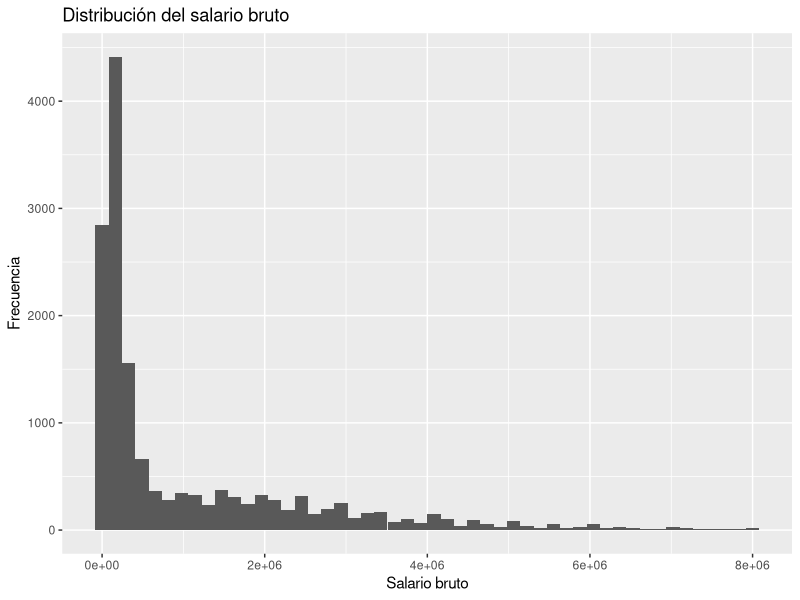
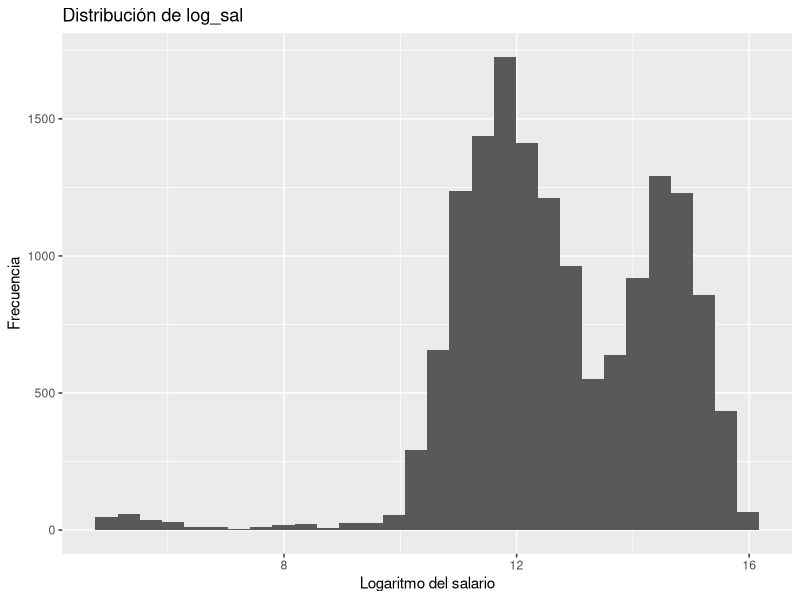
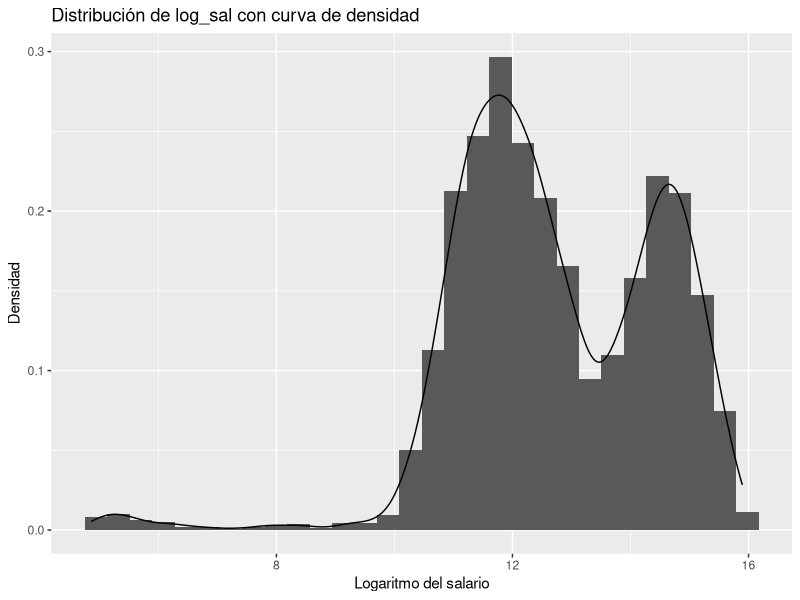
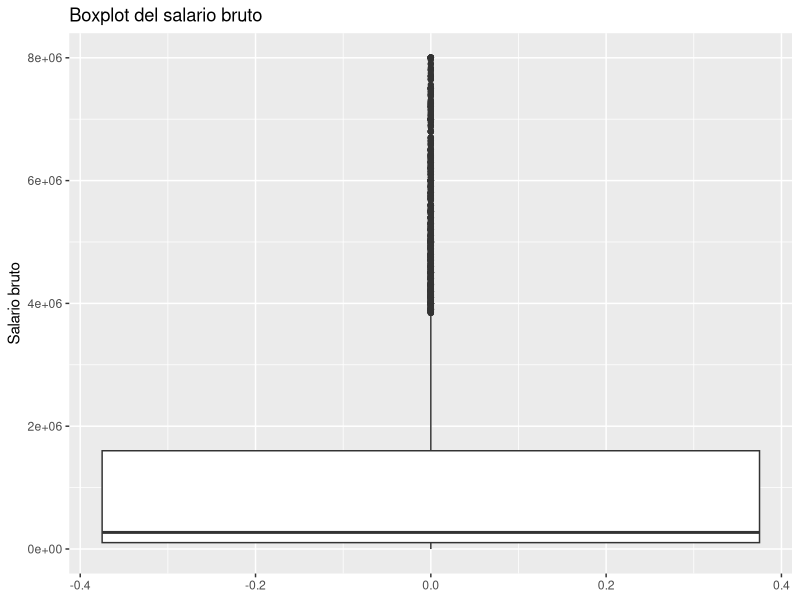
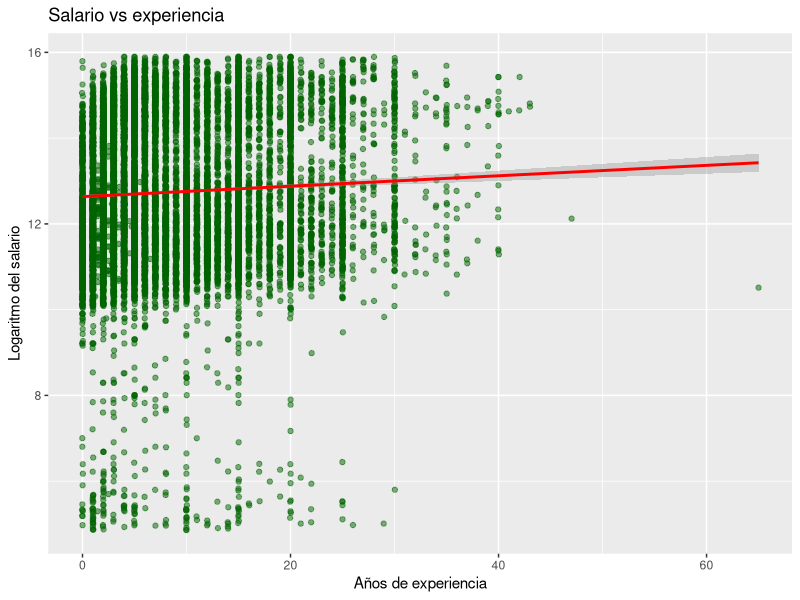
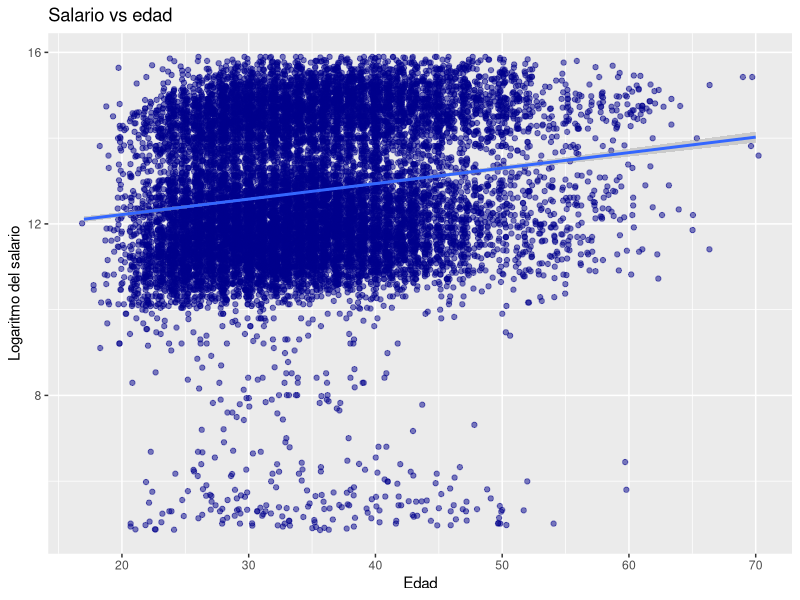
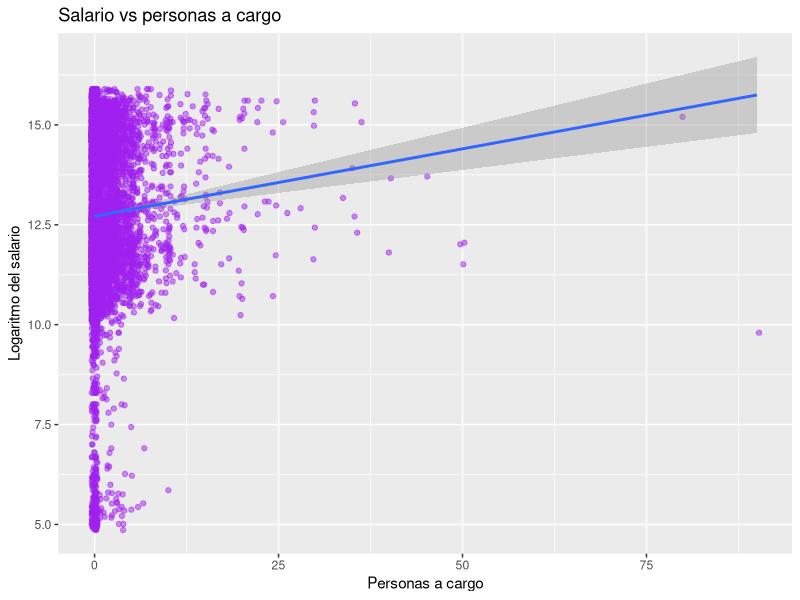
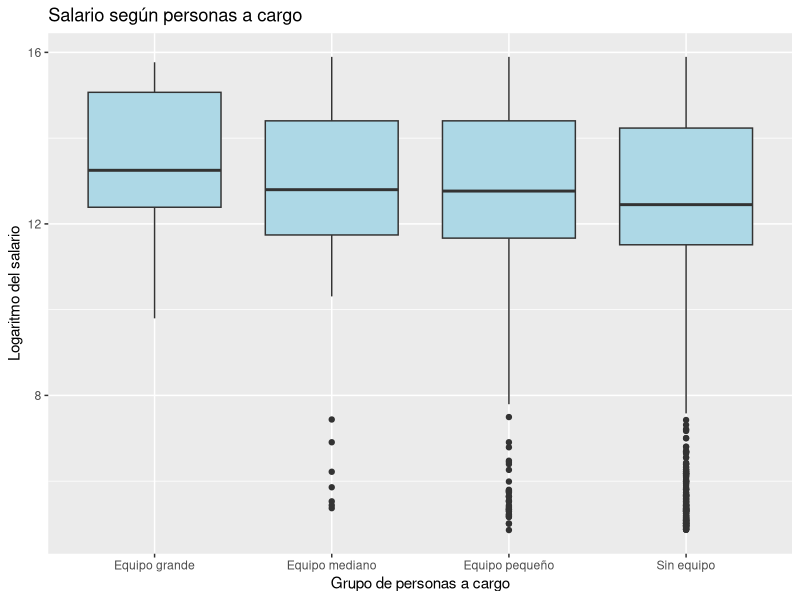

Source code (R) for these figures, in order:
# -----------------------------------------------------------------------------
# 03_EDA.R
# -----------------------------------------------------------------------------

library(tidyverse)

#INDICE

# 1. CARGA DEL DATASET 
# 2. ESTRUCTURA GENERAL 
# 3. CALIDAD DE DATOS 
# 4. DISTRIBUCIONES UNIVARIADAS 
# 5. DISTRIBUCIÓN DE LA VARIABLE OBJETIVO 
# 6. VARIABLES NUMÉRICAS 
# 7. VARIABLES CATEGÓRICAS 
# 8. VARIABLES POTENCIALMENTE CONFUNDIDORAS 
# 9. REGIÓN Y ROLES 
# 10. CONCLUSIONES DEL EDA

# -----------------------------------------------------------------------------
# 1. CARGA DEL DATASET LIMPIO
# -----------------------------------------------------------------------------

df <- read_csv(
  "data/processed/df_sysarmy.csv",
  show_col_types = FALSE
)

# -----------------------------------------------------------------------------
# 2. ESTRUCTURA GENERAL
# -----------------------------------------------------------------------------

glimpse(df)

dim(df)

colnames(df)




# -----------------------------------------------------------------------------
# 3. CALIDAD DE DATOS
# -----------------------------------------------------------------------------

colSums(is.na(df))
sort(colSums(is.na(df)), decreasing = TRUE)



df %>%
  group_by(anio,semestre) %>%
  summarise(
    registros = n(),
    seniority_na = sum(is.na(seniority)),
    dolarizado_na = sum(is.na(sueldo_dolarizado)),
    modalidad_na = sum(is.na(modalidad)),
    uso_ia_na = sum(is.na(uso_ia))
  )


# CONCLUSION:
# Las variables principales utilizadas para el análisis no presentan
# valores faltantes.
#
# Seniority, sueldo_dolarizado y uso_ia presentan aproximadamente
# un 67% de valores faltantes. Sin embargo, el analisis por períodos
# nos muestra que estos faltantes no son aleatorios.
#
# Las variables seniority y sueldo_dolarizado se encuentran
# disponibles a partir de la encuesta del periodo 2024.1,
# mientras que uso_ia aparece a partir de 2022.2.
#
# Por lo tanto, los valores faltantes responden a cambios en el
# cuestionario de Sysarmy entre distintos períodos y no a errores
# de carga o falta de respuesta de los encuestados.



# -----------------------------------------------------------------------------
# 4. DISTRIBUCIONES UNIVARIADAS
# -----------------------------------------------------------------------------

# Variables categóricas

# grupo_rol — Data Platform / MLOps representa el 50% del dataset
df %>%
  count(grupo_rol)

# Distribución de seniority — 66.7% NA corresponden a períodos 2019-2023
df %>%
  count(seniority)

# genero_simple — 82% Hombre, representación femenina baja (14%)
df %>%
  count(genero_simple)

# modalidad — 46% NA (períodos pre-2022); entre los disponibles, 50% remoto
df %>%
  count(modalidad)

# gente_a_cargo_grupo — 80% sin equipo a cargo
df %>%
  count(gente_a_cargo_grupo)



# Variables numericas


# sal_bruto: media (1.049.037) muy superior a mediana (270.000)
# la mayoría de las personas gana bastante menos de $1 millon
# existe un grupo relativamente pequeño con salarios muy altos
# esos salarios altos empujan la media hacia arriba

# — distribución asimétrica, confirma uso de log_sal para el modelado
summary(df$sal_bruto)

# log_sal: distribución más simétrica tras transformación logarítmica
summary(df$log_sal)

# experiencia: máximo de 65 años, posible outlier a revisar
summary(df$experiencia)

# edad: rango 17-70, sin valores corruptos. 5 NAs — se mantienen, 
# son pocos y no afectan el análisis
summary(df$edad)

# gente_a_cargo: mediana 0, 75% sin equipo — distribución muy sesgada
summary(df$gente_a_cargo)



# -----------------------------------------------------------------------------
# 5. DISTRIBUCION DE LA VARIABLE OBJETIVO
# -----------------------------------------------------------------------------

ggplot(df, aes(x = sal_bruto)) +
  geom_histogram(bins = 50) +
  labs(
    title = "Distribución del salario bruto",
    x = "Salario bruto",
    y = "Frecuencia"
  )

ggplot(df, aes(x = log_sal)) +
  geom_histogram(bins = 30) +
  labs(
    title = "Distribución de log_sal",
    x = "Logaritmo del salario",
    y = "Frecuencia"
  )

ggplot(df, aes(x = log_sal)) +
  geom_histogram(
    aes(y = after_stat(density)),
    bins = 30
  ) +
  geom_density() +
  labs(
    title = "Distribución de log_sal con curva de densidad",
    x = "Logaritmo del salario",
    y = "Densidad"
  )

ggplot(df, aes(y = sal_bruto)) +
  geom_boxplot() +
  labs(
    title = "Boxplot del salario bruto",
    y = "Salario bruto"
  )


# La distribución de sal_bruto es muy asimétrica. Luego de aplicar logaritmo 
# (log_sal) se aproxima mucho más a una distribución normal.


# -----------------------------------------------------------------------------
# 6. VARIABLES NUMERICAS
# -----------------------------------------------------------------------------

# Experiencia vs salario

ggplot(df, aes(x = experiencia, y = log_sal)) +
  geom_jitter(alpha = 0.5, color = "darkgreen") +
  geom_smooth(method = "lm", color = "red") +
  labs(
    title = "Salario vs experiencia",
    x = "Años de experiencia",
    y = "Logaritmo del salario"
  )


# Edad vs salario

ggplot(df, aes(x = edad, y = log_sal)) +
  geom_jitter(alpha = 0.5, color = "darkblue") +
  geom_smooth(method = "lm") +
  labs(
    title = "Salario vs edad",
    x = "Edad",
    y = "Logaritmo del salario"
  )


# Personas a cargo vs salario

ggplot(df, aes(x = gente_a_cargo, y = log_sal)) +
  geom_jitter(alpha = 0.5, color = "purple") +
  geom_smooth(method = "lm") +
  labs(
    title = "Salario vs personas a cargo",
    x = "Personas a cargo",
    y = "Logaritmo del salario"
  )



ggplot(df, aes(x = gente_a_cargo_grupo, y = log_sal)) +
  geom_boxplot(fill = "lightblue") +
  labs(
    title = "Salario según personas a cargo",
    x = "Grupo de personas a cargo",
    y = "Logaritmo del salario"
  )


# Observaciones:
#
# - La experiencia muestra una relación positiva con el salario.
# - La edad también presenta una tendencia positiva.
# - Las personas con equipos a cargo parecen percibir salarios mayores.
# - Existe una dispersión considerable, por lo que estas variables
#   no explican por sí solas las diferencias salariales observadas.
#
# Esto sugiere que será necesario incorporar variables categóricas
# como seniority, modalidad, grupo de rol y sueldo dolarizado.


# -----------------------------------------------------------------------------
# 7. VARIABLES CATEGORICAS
# -----------------------------------------------------------------------------


# SENIORITY


ggplot(df, aes(x = seniority, y = log_sal, fill = seniority)) +
  geom_boxplot() +
  theme(legend.position = "none")+
  labs(
    title = "Salario según seniority",
    x = "Seniority",
    y = "Logaritmo del salario"
  )


# El salario aumenta claramente a medida que aumenta el seniority.
# Se observa una separacion marcada entre Junior, Semi-Senior y Senior.


# MODALIDAD

ggplot(df, aes(x = modalidad, y = log_sal)) +
  geom_boxplot(fill = "lightgreen") +
  labs(
    title = "Salario según modalidad de trabajo",
    x = "Modalidad",
    y = "Logaritmo del salario"
  )

# Obervaciones entre diferencias entre trabajo remot?
# No encuentro algo claro para marcar. Pareciera que presencial disminuye vs Remoto e hibrido.


# SUELDO SEGUN DOLARIZACION


ggplot(df,
       aes(
         x = sueldo_dolarizado,
         y = log_sal,
         fill = sueldo_dolarizado
       )) +
  geom_boxplot() +
  labs(
    title = "Salario según dolarización",
    x = "Sueldo dolarizado",
    y = "Logaritmo del salario"
  ) +
  theme(legend.position = "none")

# SUELDO DOLARIZADO: Experiencia vs Salario segun dolarizacion

ggplot(df,
       aes(
         x = experiencia,
         y = log_sal,
         color = sueldo_dolarizado
       )) +
  geom_point(alpha = 0.4) +
  geom_smooth(method = "lm") +
  labs(
    title = "Experiencia vs salario según dolarización",
    x = "Experiencia",
    y = "Logaritmo del salario"
  )



#  Observacionn: qioenes cobran en dolares parecieran tener un mejor sueldo.

# PERSONAS A CARGO

ggplot(df,
       aes(
         x = gente_a_cargo_grupo,
         y = log_sal,
         fill = gente_a_cargo_grupo
       )) +
  geom_boxplot() +
  labs(
    title = "Salario según personas a cargo",
    x = "Grupo",
    y = "Logaritmo del salario"
  ) +
  theme(legend.position = "none")

# OBSERVACIONES: 



# TAMANO DE LA EMPRESA


ggplot(df,
       aes(
         x = tam_empresa,
         y = log_sal
       )) +
  geom_boxplot() +
  labs(
    title = "Salario según tamaño de empresa",
    x = "Tamaño de empresa",
    y = "Logaritmo del salario"
  ) +
  theme(
    axis.text.x = element_text(
      angle = 45,
      hjust = 1
    )
  )

# OBSERVACIONES: 


# TABLAS RESUMEN

# mediana por seniority

df %>%
  group_by(seniority) %>%
  summarise(
    mediana_salario = median(sal_bruto, na.rm = TRUE),
    cantidad = n()
  )


# mediana por modalidad

df %>%
  group_by(modalidad) %>%
  summarise(
    mediana_salario = median(sal_bruto, na.rm = TRUE),
    cantidad = n()
  )


# mediana por sueldo dolarizado

df %>%
  group_by(sueldo_dolarizado) %>%
  summarise(
    mediana_salario = median(sal_bruto, na.rm = TRUE),
    cantidad = n()
  )

# -----------------------------------------------------------------------------
# 8. VARIABLES POTENCIALMENTE CONFUNDIDORAS
# -----------------------------------------------------------------------------


# SUELDOS EN RELACION AL GENERO

ggplot(df, aes(x = genero_simple, y = log_sal)) +
  geom_boxplot()


# GENERO SIN CONTROLAR SENIORITY

ggplot(
  df,
  aes(
    x = genero_simple,
    y = log_sal,
    fill = genero_simple
  )
) +
  geom_boxplot() +
  theme(
    legend.position = "none"
  )

# Posible variable confundidora seniority
# GENERO Vs SALARIO POR SENIORITY

ggplot(
  df,
  aes(
    x = genero_simple,
    y = log_sal,
    fill = seniority
  )
) +
  geom_boxplot()


# DISTRIBUCION SALARIAL POR GENERO Y SENIORITY

ggplot(
  df,
  aes(
    x = genero_simple,
    y = log_sal,
    fill = seniority
  )
) +
  geom_violin()


# DISTRIBUCION DE SENIORITY POR GENERO


ggplot(
  df,
  aes(
    x = genero_simple,
    fill = seniority
  )
) +
  geom_bar(
    position = "dodge"
  )

# PROPORCION

ggplot(
  df,
  aes(
    x = genero_simple,
    fill = seniority
  )
) +
  geom_bar(
    position = "fill"
  )

# Tabla de apoyo para examinar cantidades y proporciones


df %>%
  count(
    genero_simple,
    seniority
  ) %>%
  group_by(genero_simple) %>%
  mutate(
    porcentaje = n / sum(n)
  )


# OBSERVACIONES: 




# -----------------------------------------------------------------------------
# 9. REGION Y ROLES
# -----------------------------------------------------------------------------

# Boxplot: Salario segun region

ggplot(
  df,
  aes(
    x = region,
    y = log_sal,
    fill = region
  )
) +
  geom_boxplot() +
  labs(
    title = "Salario según región",
    x = "Región",
    y = "Logaritmo del salario"
  ) +
  theme(
    legend.position = "none"
  )


# Violin: Salario segun region

ggplot(
  df,
  aes(
    x = region,
    y = log_sal,
    fill = region
  )
) +
  geom_violin() +
  labs(
    title = "Distribución salarial según región",
    x = "Región",
    y = "Logaritmo del salario"
  ) +
  theme(
    legend.position = "none"
  )

# Tabla de apoyo para examinar datos usados

df %>%
  group_by(region) %>%
  summarise(
    mediana_salario = median(sal_bruto, na.rm = TRUE),
    cantidad = n()
  )

# POR ROLES

# Tabla de apoyo para ver cuales son los roles con mas frecuencia.

df %>%
  count(trabajo_de, sort = TRUE)

# TOP 15 ROLES

top_roles <- df %>%
  count(trabajo_de, sort = TRUE) %>%
  slice_head(n = 15) %>%
  pull(trabajo_de)


df %>%
  filter(trabajo_de %in% top_roles) %>%
  ggplot(
    aes(
      x = reorder(trabajo_de, log_sal, median),
      y = log_sal,
      fill = trabajo_de
    )
  ) +
  geom_boxplot() +
  coord_flip() +
  labs(
    title = "Salario por ocupación",
    x = "Rol",
    y = "Logaritmo del salario"
  ) +
  theme(
    legend.position = "none"
  )


# Boxplot: Salario segun grupo de rol (sector)


ggplot(
  df,
  aes(
    x = grupo_rol,
    y = log_sal,
    fill = grupo_rol
  )
) +
  geom_boxplot() +
  labs(
    title = "Salario según grupo de rol",
    x = "Grupo de rol",
    y = "Logaritmo del salario"
  ) +
  theme(
    legend.position = "none"
  )


# Violin: Salario segun grupo de rol (sector)


ggplot(
  df,
  aes(
    x = grupo_rol,
    y = log_sal,
    fill = grupo_rol
  )
) +
  geom_violin() +
  labs(
    title = "Distribución salarial según grupo de rol",
    x = "Grupo de rol",
    y = "Logaritmo del salario"
  ) +
  theme(
    legend.position = "none"
  )


# Tabla de apoyo

df %>%
  group_by(grupo_rol) %>%
  summarise(
    mediana_salario = median(sal_bruto, na.rm = TRUE),
    cantidad = n()
  ) %>%
  arrange(desc(mediana_salario))



# OBSERVACIONES: 



# -----------------------------------------------------------------------------
# 10. CONCLUSIONES DEL EDA
# -----------------------------------------------------------------------------


# Principales hallazgos:
